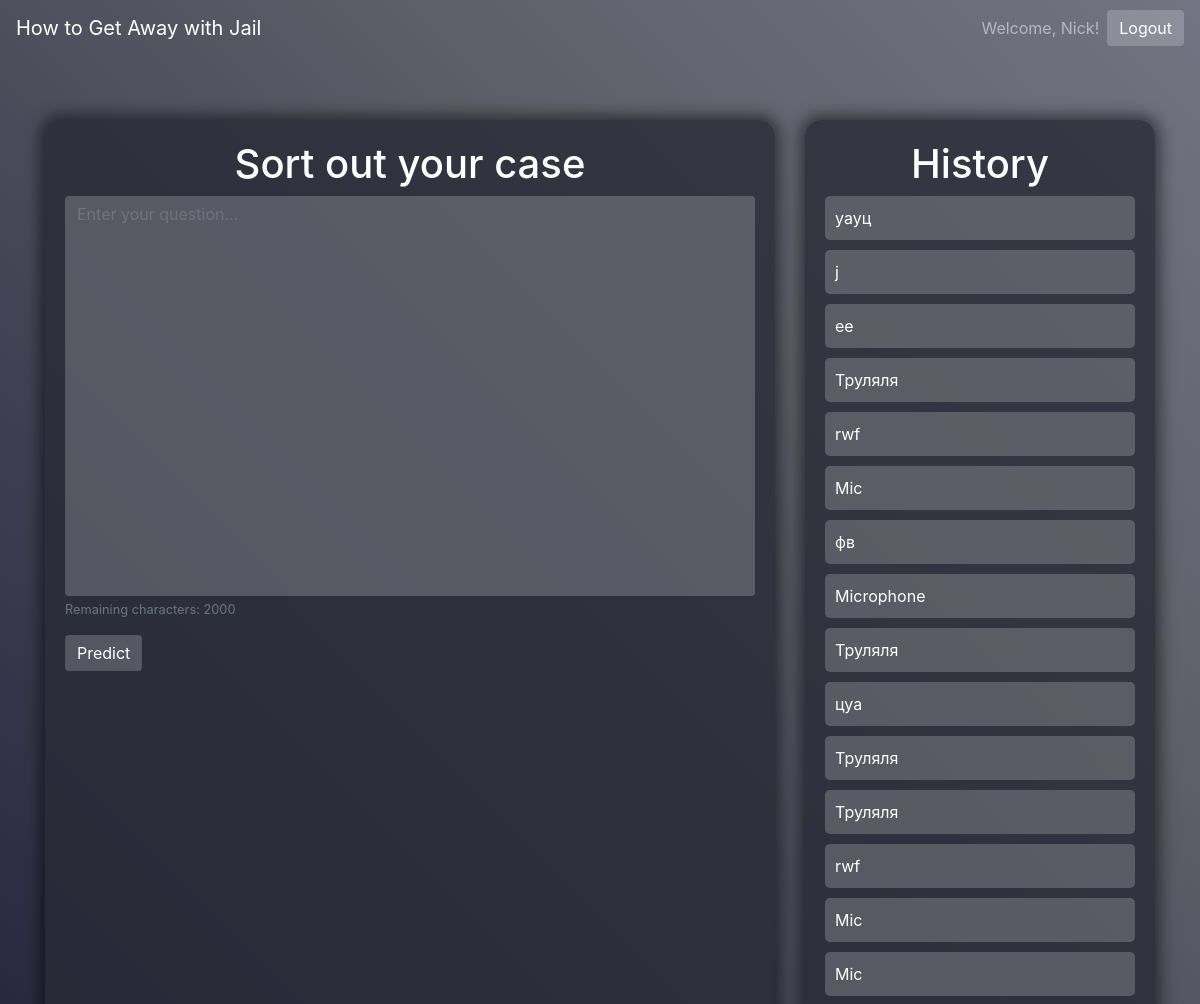
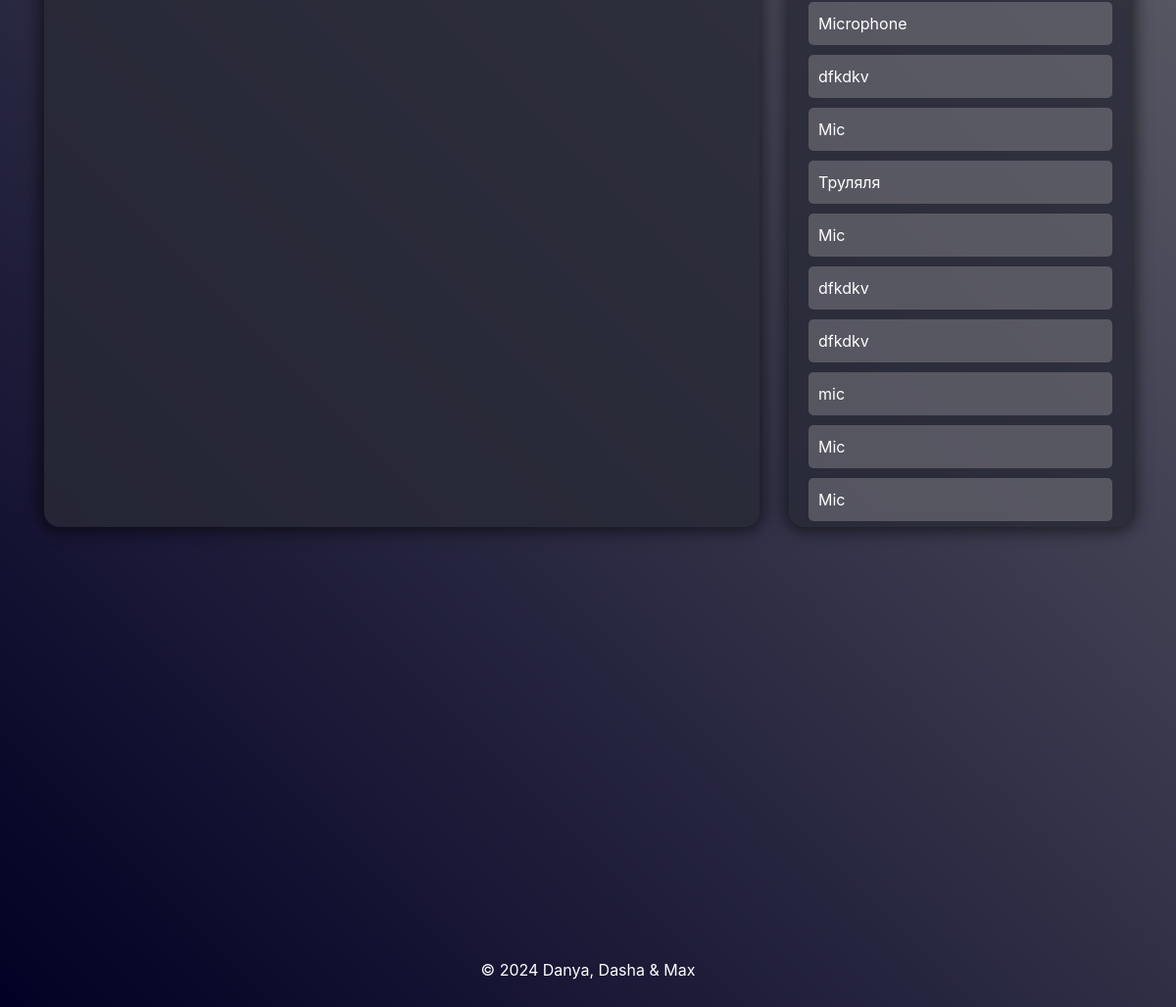
The app's page / (signed in), older data (2 pictures, top to bottom).
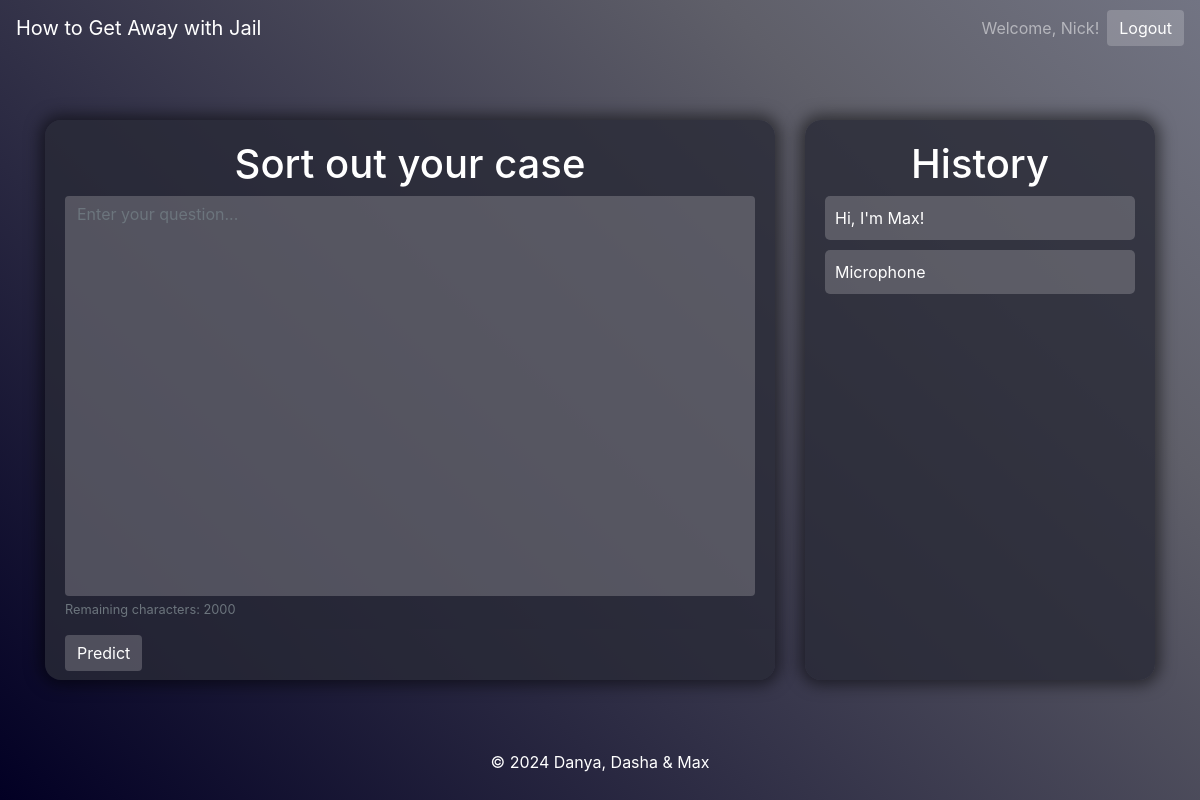
The same page, newer data.
### predictor/models.py (models this page shows, shortened)
class QueryHistory(models.Model):
    query_text = models.TextField(max_length=255)
    user = models.ForeignKey("auth.User", on_delete=models.CASCADE)
    predicted_outcome = models.CharField(max_length=255, default="Something gone wrong")
    timestamp = models.DateTimeField(auto_now_add=True)

### predictor/views.py (the view)
# urls.py: path("", views.predict_legal_outcome, name="predict_legal_outcome"),
def predict_legal_outcome(request):
    predicted_outcome = None
    if request.method == "POST":
        form = QueryForm(request.POST)
        if form.is_valid():
            query_text = form.cleaned_data["query_text"]
            """
            Бери текст из query_text, прогоняй и засунь в predicted_outcome вместо плейсходера
            """
            predicted_outcome = "This is a placeholder for the predicted outcome."
            if request.user.is_authenticated:
                query_history = QueryHistory.objects.create(
                    query_text=query_text,
                    user=request.user,
                    predicted_outcome=predicted_outcome,
                )
                return redirect("query_detail", query_id=query_history.id)
    else:
        form = QueryForm()
    query_history = []
    if request.user.is_authenticated:
        query_history = QueryHistory.objects.filter(user=request.user).order_by(
            "-timestamp"
        )
    return render(
        request,
        "main.html",
        {
            "form": form,
            "query_history": query_history,
            "predicted_outcome": predicted_outcome,
        },
    )

### predictor/forms.py
class QueryForm(forms.Form):
    query_text = forms.CharField(
        widget=forms.Textarea(
            attrs={"rows": 5, "cols": 40, "maxlength": 2000, "class": "query-textarea"}
        ),
        label="",
    )

### predictor/templates/main.html (shortened to what this page needs)
<!DOCTYPE html>
<html lang="en">
<head>
    <link rel="stylesheet" href="https://stackpath.bootstrapcdn.com/bootstrap/4.5.2/css/bootstrap.min.css">
</head>
<body>
    <nav class="navbar navbar-expand-lg navbar-dark bg-dark">
        <a class="navbar-brand" href="#">How to Get Away with Jail</a>
        <div class="collapse navbar-collapse" id="navbarSupportedContent">
            {% if user.is_authenticated %}
                <span class="navbar-text">
                    Welcome, {{ user.username }}!
                </span>
                <form action="{% url 'logout' %}" method="post" class="form-inline my-2 my-lg-0">
                    <button class="btn btn-secondary my-2 my-sm-0 ml-2" type="submit">Logout</button>
                </form>
            {% else %}
                <a href="{% url 'login' %}" class="btn btn-secondary my-2 my-sm-0">Login</a>
                <a href="{% url 'register' %}" class="btn btn-secondary my-2 my-sm-0 ml-2">Register</a>
            {% endif %}
        </div>
    </nav>
    <div class="container">
        <div class="row">
            <div class="col-md-8">
                <div class="question-container">
                    <h1 class="text-center">Sort out your case</h1>
                    <form method="post">
                        <div class="form-group {% if not user.is_authenticated %}disabled{% endif %}">
                            <textarea class="form-control custom-textarea " name="query_text" rows="5" cols="40" maxlength="2000" placeholder="Enter your question..."  oninput="countCharacters(this)"></textarea>
                            <small class="form-text text-muted">Remaining characters: <span id="charCount">2000</span></small>
                        </div>
                        <button type="submit" class="btn btn-secondary {% if not user.is_authenticated %}disabled{% endif %}" {% if not user.is_authenticated %}disabled{% endif %}>Predict</button>
                    </form>
                </div>
            </div>
            <div class="col-md-4">
                <div class="history-container">
                    <h1 class="text-center">History</h1>
                    {% if user.is_authenticated %}
                        {% if query_history %}
                            {% for query in query_history %}
                                <div class="query-container">
                                    <a href="{% url 'query_detail' query.id %}">
                                        {% if query.query_text|length > 27 %}
                                            <p>{{ query.query_text|slice:":27"}}...</p>
                                        {% else %}
                                            <p>{{ query.query_text }}</p>
                                        {% endif %}
                                    </a>
                                </div>
                            {% endfor %}
                        {% else %}
                            <p>No queries yet.</p>
                        {% endif %}
                    {% else %}
                    <p class="text-center login-message">Login to see your question history</p>
                    {% endif %}
                </div>
            </div>
        </div>
    </div>
    <div class="footer">
        <p>&copy; 2024 Danya, Dasha & Max</p>
    </div>
</body>
</html>

### predictor/templates/main.html (style rules this page uses)
body { background: rgb(2,0,36); background: linear-gradient(45deg, rgba(2,0,36,1) 0%, rgba(95,95,105,1) 76%, rgba(114,116,131,1) 100%); min-height: 100vh; display: flex; flex-direction: column; color: #ffffff; }
.container { padding-top: 20px; flex: 1; }
.navbar { background-color: transparent !important; position: fixed; width: 100%; z-index: 1000; box-shadow: none; }
.footer { background-color: transperent; color: #ffffff; padding: 10px 0; text-align: center; width: 100%; position: fixed; bottom: 0; left: 0; }
.question-container, .history-container { height: 100%; background-color: rgba(40, 42, 54, 0.8); border-radius: 1rem; padding: 20px; margin-top: 100px; max-height: 70vh; overflow-y: auto; box-shadow: 0px 0px 15px 5px rgba(0,0,0,0.5); }
.query-container { background-color: rgba(255, 255, 255, 0.2); border-radius: 5px; padding: 10px; margin-bottom: 10px; cursor: pointer; transition: background-color 0.3s; }
.query-container a { color: #ffffff; }
.query-container p { margin-bottom: 0; }
textarea.form-control { height: 400px; resize: none; }
.btn { color: #ffffff; }
.btn-primary, .btn-secondary { background-color: rgba(255, 255, 255, 0.2); border: none }
.custom-textarea { background-color: rgba(255, 255, 255, 0.2) !important; border: none !important; color: #ffffff !important; }

Row changes from the older to the newer data that the page shows:
removed QueryHistory: query_text "уауц"
removed QueryHistory: query_text "j"
removed QueryHistory: query_text "ee"
removed QueryHistory: query_text "Труляля"
removed QueryHistory: query_text "rwf"
removed QueryHistory: query_text "Mic"
removed QueryHistory: query_text "фв"
removed QueryHistory: query_text "Microphone"
removed QueryHistory: query_text "Труляля"
removed QueryHistory: query_text "цуа"
removed QueryHistory: query_text "Труляля"
removed QueryHistory: query_text "Труляля"
removed QueryHistory: query_text "rwf"
removed QueryHistory: query_text "Mic"
removed QueryHistory: query_text "Mic"
removed QueryHistory: query_text "dfkdkv"
removed QueryHistory: query_text "Mic"
removed QueryHistory: query_text "Труляля"
removed QueryHistory: query_text "Mic"
removed QueryHistory: query_text "dfkdkv"
removed QueryHistory: query_text "dfkdkv"
removed QueryHistory: query_text "mic"
removed QueryHistory: query_text "Mic"
removed QueryHistory: query_text "Mic"
added QueryHistory: query_text "Hi, I'm Max!"
